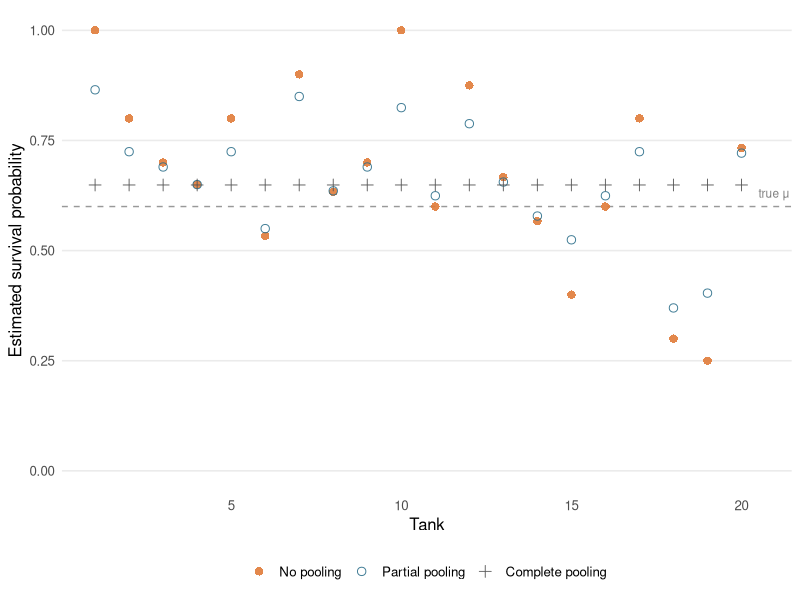
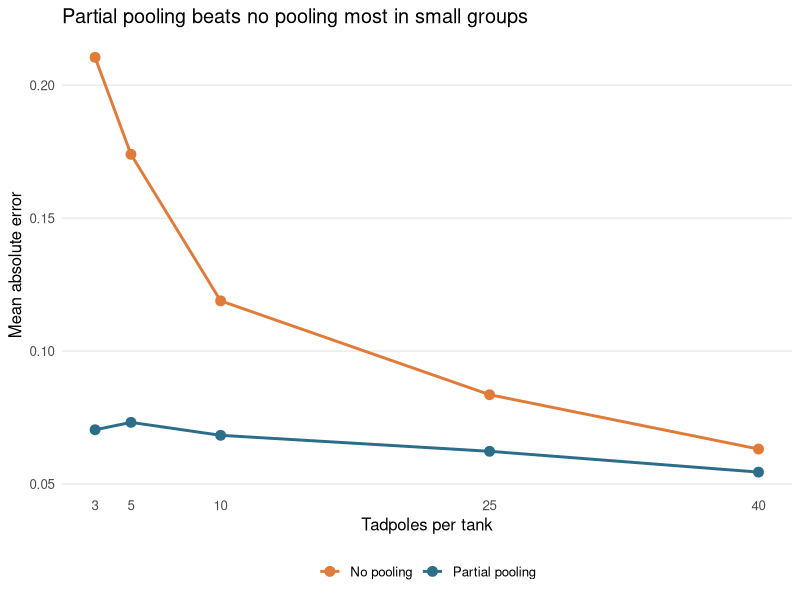

Write the R code that produced these figures, in order.
## ---- chunk 1
#| label: setup
#| include: false
library(tidyverse)
## ---- chunk 2
#| label: pooling-diagram
#| fig-height: 3.5
#| fig-width: 9

set.seed(42)
n <- 20
true_mu <- 0.6
true_sd <- 0.25
true_p  <- plogis(rnorm(n, qlogis(true_mu), true_sd))
ni      <- sample(c(3, 5, 8, 20, 30), n, replace = TRUE)
si      <- rbinom(n, ni, true_p)
p_obs   <- si / ni

# Partial pool: shrink toward grand mean, weighted by ni
grand   <- weighted.mean(p_obs, ni)
lambda  <- ni / (ni + 5)
p_part  <- lambda * p_obs + (1 - lambda) * grand

df <- tibble(
  tank   = 1:n,
  nopool = p_obs,
  partial= p_part,
  complete = grand
)

df %>%
  pivot_longer(-tank, names_to = "estimator", values_to = "p") %>%
  mutate(estimator = factor(estimator,
    levels = c("nopool", "partial", "complete"),
    labels = c("No pooling", "Partial pooling", "Complete pooling"))) %>%
  ggplot(aes(x = tank, y = p, color = estimator, shape = estimator)) +
  geom_hline(yintercept = true_mu, linetype = "dashed", color = "grey60", linewidth = 0.5) +
  geom_point(size = 2.5, alpha = 0.9) +
  scale_color_manual(values = c("No pooling" = "#E07B39",
                                "Partial pooling" = "#2C6E8A",
                                "Complete pooling" = "#555555")) +
  scale_shape_manual(values = c("No pooling" = 16, "Partial pooling" = 1, "Complete pooling" = 3)) +
  scale_y_continuous(limits = c(0, 1), name = "Estimated survival probability") +
  scale_x_continuous(name = "Tank") +
  annotate("text", x = n + 0.5, y = true_mu + 0.03, label = "true μ",
           size = 3, color = "grey50", hjust = 0) +
  labs(color = NULL, shape = NULL) +
  theme_minimal(base_size = 12) +
  theme(legend.position = "bottom",
        panel.grid.minor = element_blank(),
        panel.grid.major.x = element_blank())
## ---- chunk 3
#| label: error-comparison
#| fig-height: 3.2
#| fig-width: 9

set.seed(7)
ns    <- c(3, 5, 10, 25, 40)
reps  <- 200
true_mu_lo <- 0.6
true_sd_lo <- 0.3

results <- map_dfr(ns, function(n_i) {
  map_dfr(1:reps, function(r) {
    true_p  <- plogis(rnorm(1, qlogis(true_mu_lo), true_sd_lo))
    s       <- rbinom(1, n_i, true_p)
    p_nopool <- s / n_i
    # simple shrinkage toward 0.6
    lambda  <- n_i / (n_i + 8)
    p_part  <- lambda * p_nopool + (1 - lambda) * true_mu_lo
    tibble(n = n_i,
           nopool_err  = abs(p_nopool - true_p),
           partial_err = abs(p_part   - true_p))
  })
})

results %>%
  group_by(n) %>%
  summarise(nopool  = mean(nopool_err),
            partial = mean(partial_err)) %>%
  pivot_longer(-n, names_to = "estimator", values_to = "mean_abs_error") %>%
  mutate(estimator = if_else(estimator == "nopool", "No pooling", "Partial pooling")) %>%
  ggplot(aes(x = n, y = mean_abs_error, color = estimator)) +
  geom_line(linewidth = 1) +
  geom_point(size = 3) +
  scale_color_manual(values = c("No pooling" = "#E07B39", "Partial pooling" = "#2C6E8A")) +
  scale_x_continuous(breaks = ns, name = "Tadpoles per tank") +
  scale_y_continuous(name = "Mean absolute error") +
  labs(color = NULL,
       title = "Partial pooling beats no pooling most in small groups") +
  theme_minimal(base_size = 12) +
  theme(legend.position = "bottom",
        panel.grid.minor = element_blank(),
        panel.grid.major.x = element_blank())
